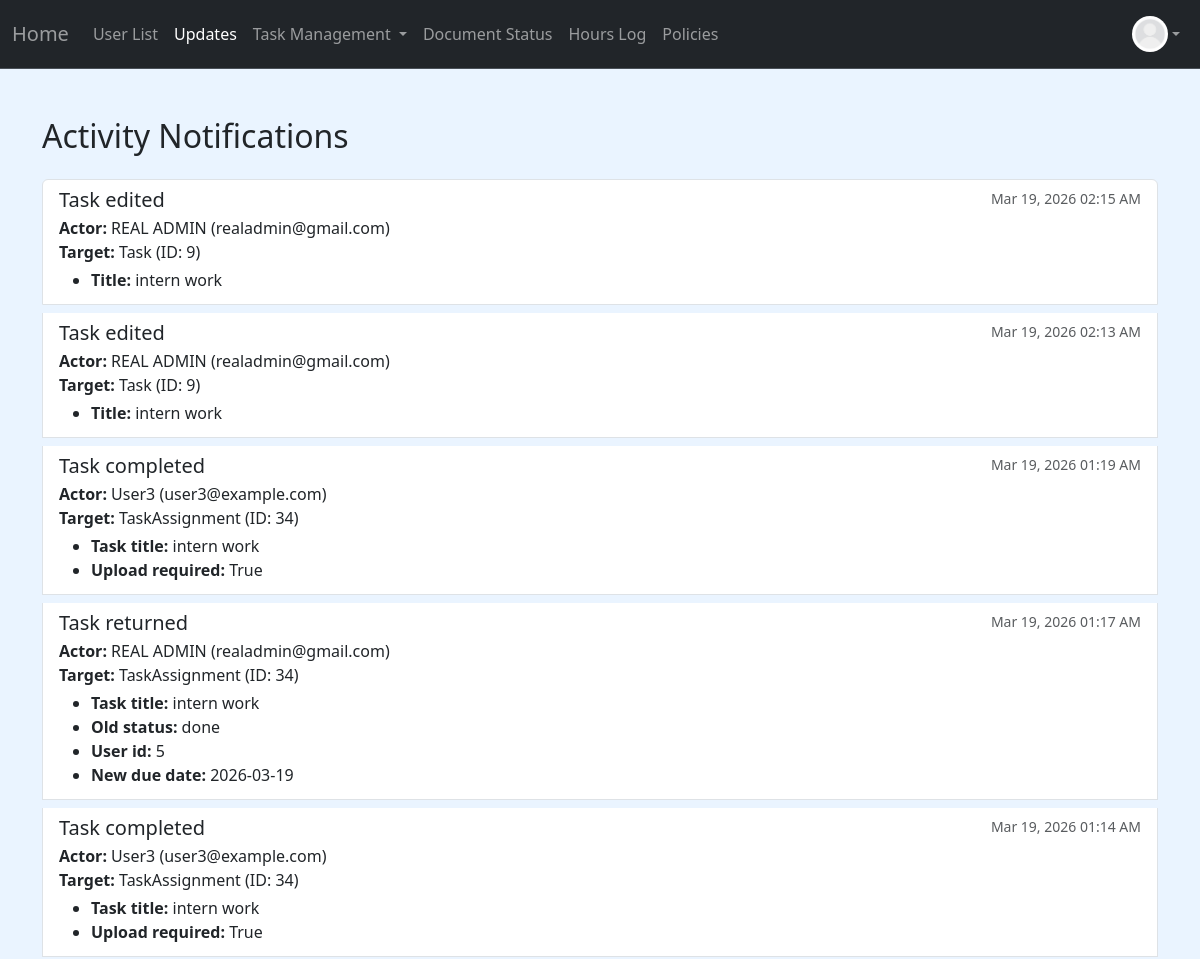
The page /notification (signed in, upper part) on the database as committed earlier.
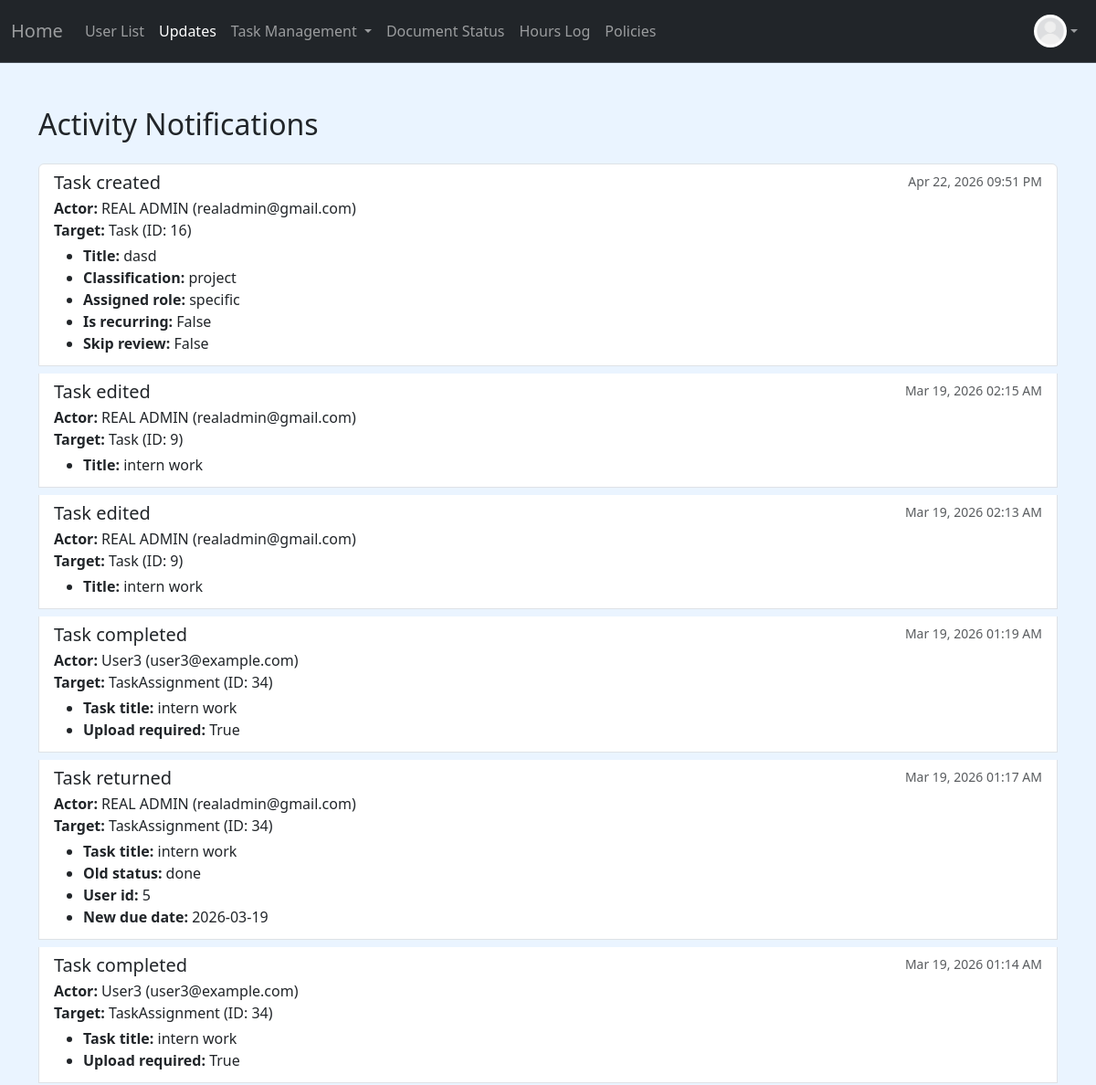
The same page on the database as committed later.
### project/models.py (models this page shows, shortened)
class User(db.Model, UserMixin):
    __tablename__ = 'users'
    id: Mapped[int] = mapped_column(primary_key=True)
    name: Mapped[str] = mapped_column()
    email: Mapped[str] = mapped_column(unique=True)
    address: Mapped[str] = mapped_column(default="None Provided")
    password_hash: Mapped[str] = mapped_column(db.String(128))
    date_created: Mapped[datetime] = mapped_column(DateTime, server_default=func.now())
    total_hours: Mapped[float] = mapped_column(default=0.0)
    picture: Mapped[str] = mapped_column(default="default.jpeg")
    role: Mapped[str] = mapped_column(default="user")  # "user", "volunteer", " intern", "board"
    hours: Mapped[List["Hours"]] = relationship("Hours", back_populates="user", cascade="all, delete-orphan")
    documents: Mapped[List["Document"]] = relationship("Document", back_populates="user", cascade="all, delete-orphan")
    task_assignments: Mapped[List["TaskAssignment"]] = relationship(
        "TaskAssignment",
        back_populates="user",
        cascade="all, delete-orphan"
    )

class ActivityLog(db.Model):
    __tablename__ = "activity_logs"
    id: Mapped[int] = mapped_column(primary_key=True)
    actor_id: Mapped[int] = mapped_column(db.ForeignKey("users.id"))
    actor = relationship("User")
    action: Mapped[str] = mapped_column()
    target_type: Mapped[str] = mapped_column()
    target_id: Mapped[int] = mapped_column()
    created_at: Mapped[datetime] = mapped_column(
        DateTime, server_default=func.now()
    )
    details: Mapped[dict] = mapped_column(JSON, nullable=True)

### app.py (the view)
@app.route("/notification")
@login_required
@permission_required('board')
def notification():
    logs = (
        ActivityLog.query
        .order_by(ActivityLog.created_at.desc())
        .limit(100)
        .all()
    )
    return render_template("notification.html", logs=logs)

### app.py (called while the page is built)
@app.context_processor
def inject_now():
    return {
        'now': datetime.now,
        'today': date.today
    }

### project/models.py (called while the page is built)
@login_manager.user_loader
def load_user(user_id):
    return User.query.get(user_id)

### project/templates/notification.html (shortened to what this page needs)
{% extends "base.html" %}
{% block content %}
<div class="container mt-5">
    <h2 class="mb-4">Activity Notifications</h2>
    {% if logs %}
        <div class="list-group">
            {% for log in logs %}
            <div class="list-group-item list-group-item-action flex-column align-items-start mb-2">
                <div class="d-flex w-100 justify-content-between">
                    <h5 class="mb-1">{{ log.action.replace('_', ' ') | capitalize }}</h5>
                    <small class="text-muted">{{ log.created_at.strftime('%b %d, %Y %I:%M %p') }}</small>
                </div>
                <p class="mb-1">
                    <strong>Actor:</strong> {{ log.actor.name }} ({{ log.actor.email }})<br>
                    <strong>Target:</strong> {{ log.target_type }} (ID: {{ log.target_id }})<br>
                </p>
                {% if log.details %}
                <ul class="mb-1">
                    {% for key, value in log.details.items() %}
                    <li><strong>{{ key | replace('_', ' ') | capitalize }}:</strong> {{ value }}</li>
                    {% endfor %}
                </ul>
                {% endif %}
            </div>
            {% endfor %}
        </div>
    {% else %}
        <p class="text-muted">No activity notifications to display.</p>
    {% endif %}
</div>
{% endblock %}

### project/templates/base.html (shortened to what this page needs)
<!DOCTYPE html>
<html>
  <head>
    <link href="https://cdn.jsdelivr.net/npm/bootstrap@5.3.8/dist/css/bootstrap.min.css" rel="stylesheet">
  </head>
  <body>
    <nav class="navbar navbar-expand bg-dark border-bottom border-body" data-bs-theme="dark">
      <div class="container-fluid d-flex">
        <a class="navbar-brand" id="home-link"
            href="{% if current_user.is_authenticated and current_user.role == 'admin' %}
              {{ url_for('admin_dashboard') }}
            {% elif current_user.is_authenticated and current_user.role == 'board' %}
              {{ url_for('board_dashboard') }}
            {% elif current_user.is_authenticated and current_user.role == 'volunteer' %}
                {{ url_for('volunteer_dashboard') }}
            {% elif current_user.is_authenticated and current_user.role == 'intern' %}
                {{ url_for('intern_dashboard') }}
            {% else %}
              {{ url_for('user_dashboard') }}
          {% endif %}">
          Home
        </a>
        <ul class="navbar-nav mb-2 mb-lg-0 d-flex flex-row">
          {% if current_user.is_authenticated and current_user.role != 'user' %}
            {% if current_user.role == 'admin' or current_user.role == 'board' %}
              <li class="nav-item">
                <a class="nav-link" href="{{ url_for('user_list') }}">User List</a>
              </li>
              <li class="nav-item">
              <a class="nav-link"
              href="{{ url_for('notification') }}">
                  Updates </a>
              </li>
                <li class="nav-item dropdown">
                  <a class="nav-link dropdown-toggle" href="#" id="taskDropdown" role="button" aria-expanded="false">
                    Task Management
                  </a>
                </li>
            {% else %}
                <li class="nav-item">
                  <a class="nav-link" href="{{ url_for('my_tasks') }}">Tasks Status</a>
                </li>
            {% endif %}
            <li class="nav-item">
              <a class="nav-link" href="{{ url_for('document_status') }}">Document Status</a>
            </li>
            <li class="nav-item">
              <a class="nav-link"
              href="{{ url_for('hours_log') }}">
                  Hours Log </a>
            </li>
            <li class="nav-item">
              <a class="nav-link"
              href="{{ url_for('policies') }}">
                  Policies </a>
            </li>
          {% endif %}
        </ul>
        {% if current_user.is_authenticated %}
        <ul class="navbar-nav ms-auto mb-2 mb-lg-0">
          <li class="nav-item dropdown">
            <a class="nav-link d-flex align-items-center dropdown-toggle" href="#" id="profileDropdown" role="button" aria-expanded="false">
              <img src="{{ url_for('static', filename='profile_pics/' ~ current_user.picture ) }}" alt="Profile" style="height:36px;width:36px;border-radius:50%;">
            </a>
          </li>
        </ul>
        {% endif %}
      </div>
    </nav>
    {% block content %}
    {% endblock %}
  </body>
</html>

### project/templates/base.html (style rules this page uses)
body { background-color: #eaf4ff; }
.dropdown { position: relative; display: inline-block; }
.navbar-brand { color: rgba(255,255,255,0.55) !important; }
.navbar-nav .nav-link { color: rgba(255,255,255,0.55) !important; }
.navbar-nav .nav-link.active-nav { color: white !important; }

Rows that differ between the two databases and show on the page:
added ActivityLog: action.replace "Task created", created_at "Apr 22, 2026 09:51 PM", actor.name "REAL ADMIN", actor.email "realadmin@gmail.com", target_type "Task", target_id "16", key "Title" "Classification" "Assigned role" "Is recurring" "Skip review", details "dasd" "project" "specific" "False" "False"
